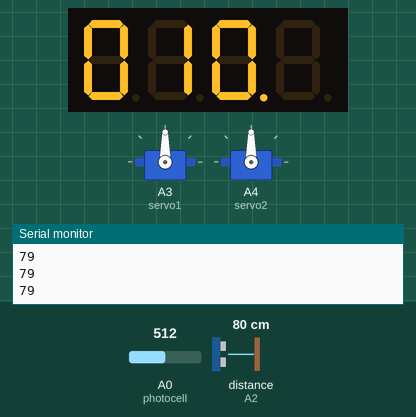
Recording of a sketch running on a simulated Arduino Uno, built with avr-gcc and run on an emulated ATmega328P. Shown: 4-digit seven-segment display, 2 × servo, the last lines printed to the serial monitor. Wiring (inferred from the names in the program): ultrasonic range finder: trigger A1; echo A2; 4-digit 7-segment display, segments lit when HIGH: segments pin 6, pin 7, pin 8, pin 9, pin 10, pin 11, pin 12, pin 13; digit selects pin 2, pin 3, pin 4, pin 5. The inputs (shaded band) are chosen by the test bench; at power-on: A0 (photocell) = 512, distance to the obstacle (sensor on A2) 80 cm. The echo pulse lasts 58.3 µs per cm; the segment pins are drawn as the display they are named for.

Above: at 1.2 s.
1.3 s: A0 (photocell) set to 7
2.8 s: A0 (photocell) set to 4
At 3.6 s:
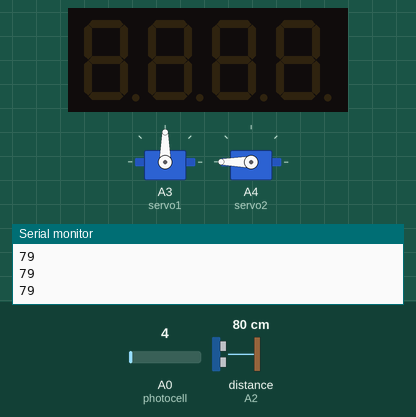
5.8 s: distance to the obstacle (sensor on A2) set to 10 cm
7.3 s: distance to the obstacle (sensor on A2) set to 7 cm
At 9.9 s:
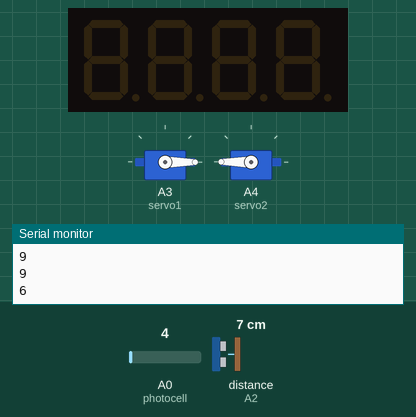
10.3 s: A0 (photocell) set to 122
At 11.6 s:
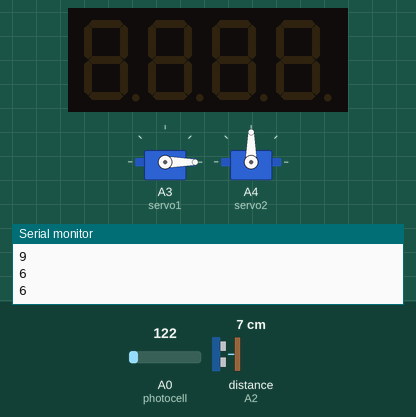
13.3 s: distance to the obstacle (sensor on A2) set to 9 cm
At 14.5 s:
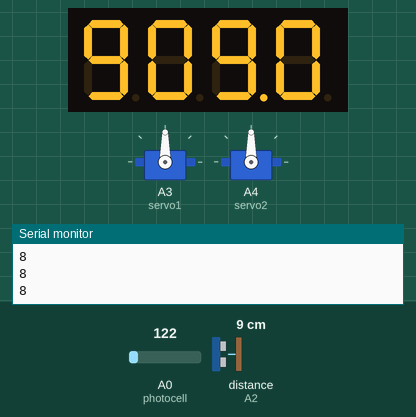
Timing chart, 0 to 16.3 s (numbered marks = the images above; inputs shaded):
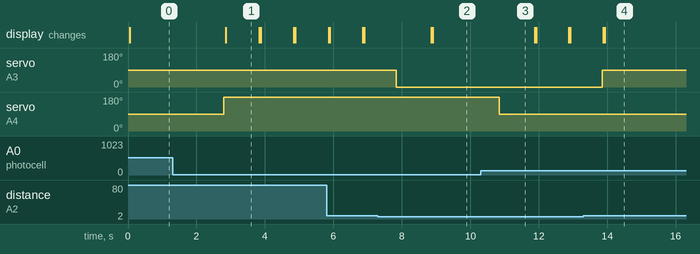

The sketch:

ParkingLotCounter.ino
```cpp
#include <Servo.h>

Servo servo1;
Servo servo2;
const int DP = 13; // 7 segment display pin
const int D1 = 2;  // 7 segment display pin
const int D2 = 3;  // 7 segment display pin
const int D3 = 4;  // 7 segment display pin
const int D4 = 5;  // 7 segment display pin
const int a = 6;   // 7 segment display pin
const int b = 7;   // 7 segment display pin
const int c = 8;   // 7 segment display pin
const int d = 9;   // 7 segment display pin
const int e = 10;  // 7 segment display pin
const int f = 11;  // 7 segment display pin
const int g = 12;  // 7 segment display pin
const int photocell = A0;
const int trig = A1;
const int echo = A2;
int detect;
long reading;
long distanceCM;
int counter2 = 1;
int counter1 = 0;

void setup()
{
  Serial.begin(9600);
  servo1.attach(A3);
  servo2.attach(A4);

  pinMode(a, OUTPUT);  // Setting 7 segment a as an output
  pinMode(b, OUTPUT);  // Setting 7 segment b as an output
  pinMode(c, OUTPUT);  // Setting 7 segment c as an output
  pinMode(d, OUTPUT);  // Setting 7 segment d as an output
  pinMode(e, OUTPUT);  // Setting 7 segment e as an output
  pinMode(f, OUTPUT);  // Setting 7 segment f as an output
  pinMode(g, OUTPUT);  // Setting 7 segment g as an output
  pinMode(D1, OUTPUT); // Setting 7 segment d as an output
  pinMode(D2, OUTPUT); // Setting 7 segment e as an output
  pinMode(D3, OUTPUT); // Setting 7 segment f as an output
  pinMode(D4, OUTPUT); // Setting 7 segment g as an output
  pinMode(DP, OUTPUT); // Setting 7 segment g as an output
  pinMode(trig, OUTPUT);
  pinMode(echo, INPUT);
  pinMode(photocell, INPUT);

  digitalWrite(D1, HIGH);
  digitalWrite(D2, HIGH);
  digitalWrite(D3, HIGH);
  digitalWrite(D4, HIGH);
}

void loop()
{
  getDigit(1);
  getNumber(HIGH, counter1);
  delay(1);
  allLedOff();

  getDigit(2);
  getNumber(HIGH, counter2);
  delay(1);
  allLedOff();

  getDigit(3);
  getNumber(HIGH, counter1);
  delay(1);
  allLedOff();

  getDigit(4);
  getNumber(HIGH, counter2);
  delay(1);
  allLedOff();


  int detect = analogRead(photocell);

  if (detect <= 5)
  {
    if (counter2 == 1)
    {
    servo2.write(180);
      counter2 = 0;
      counter1 = 10;
    }
    if (counter2 == 0 && counter1 != 0)
    {
      servo2.write(180);
      counter1--;
    }
    delay(1000);
  }
  else
  {
    servo2.write(90);
  }


  getDistance();
  if (distanceCM <= 7)

  {
    if(counter2 == 0)
    {
    servo1.write(0);
      counter1++;
    }


    if(counter1 > 9)
    {
      counter2 = 1;
      counter1 = 0;
    }
    delay(1000);
  }
  else
  {

    servo1.write(90);
  }

  Serial.println(distanceCM);
}


void getDistance()
{
  digitalWrite(trig, HIGH);
  digitalWrite(trig, LOW);
  reading = pulseIn(echo, HIGH);

  distanceCM = 0.017 * reading;
}

void getDigit(int digit)
{
  switch (digit)
  {
  case 1:
    digitalWrite(D1, LOW);
    digitalWrite(D2, HIGH);
    digitalWrite(D3, HIGH);
    digitalWrite(D4, HIGH);
    digitalWrite(DP, LOW);
    break;

  case 2:
    digitalWrite(D1, HIGH);
    digitalWrite(D2, LOW);
    digitalWrite(D3, HIGH);
    digitalWrite(D4, HIGH);
    digitalWrite(DP, LOW);
    break;

  case 3:
    digitalWrite(D1, HIGH);
    digitalWrite(D2, HIGH);
    digitalWrite(D3, LOW);
    digitalWrite(D4, HIGH);
    digitalWrite(DP, HIGH);
    break;

  case 4:
    digitalWrite(D1, HIGH);
    digitalWrite(D2, HIGH);
    digitalWrite(D3, HIGH);
    digitalWrite(D4, LOW);
    digitalWrite(DP, LOW);
    break;
  }
}

void getNumber(int x, byte number)
{
  switch (number)
  {
  case 0:
    number0(x);
    break;

  case 1:
    number1(x);
    break;

  case 2:
   number2(x);
    break;

  case 3:
    number3(x);
    break;

  case 4:
    number4(x);
    break;

  case 5:
    number5(x);
    break;

  case 6:
    number6(x);
    break;

  case 7:
    number7(x);
    break;

  case 8:
    number8(x);
    break;

  case 9:
    number9(x);
    break;
  }
}

void number0(int state)
{
  digitalWrite(a, state);
  digitalWrite(b, state);
  digitalWrite(c, state);
  digitalWrite(d, state);
  digitalWrite(e, state);
  digitalWrite(f, state);
}
void number1(int state)
{
  digitalWrite(b, state);
  digitalWrite(c, state);
}
void number2(int state)
{
  digitalWrite(a, state);
  digitalWrite(b, state);
  digitalWrite(g, state);
  digitalWrite(e, state);
  digitalWrite(d, state);
}
void number3(int state)
{
  digitalWrite(a, state);
  digitalWrite(b, state);
  digitalWrite(c, state);
  digitalWrite(d, state);
  digitalWrite(g, state);
}
void number4(int state)
{
  digitalWrite(b, state);
  digitalWrite(c, state);
  digitalWrite(g, state);
  digitalWrite(f, state);
}
void number5(int state)
{
  digitalWrite(a, state);
  digitalWrite(f, state);
  digitalWrite(g, state);
  digitalWrite(c, state);
  digitalWrite(d, state);
}
void number6(int state)
{
  digitalWrite(a, state);
  digitalWrite(c, state);
  digitalWrite(d, state);
  digitalWrite(e, state);
  digitalWrite(f, state);
  digitalWrite(g, state);
}
void number7(int state)
{
  digitalWrite(a, state);
  digitalWrite(b, state);
  digitalWrite(c, state);
}
void number8(int state)
{
  digitalWrite(a, state);
  digitalWrite(b, state);
  digitalWrite(c, state);
  digitalWrite(d, state);
  digitalWrite(e, state);
  digitalWrite(f, state);
  digitalWrite(g, state);
}
void number9(int state)
{
  digitalWrite(a, state);
  digitalWrite(b, state);
  digitalWrite(c, state);
  digitalWrite(d, state);
  digitalWrite(f, state);
  digitalWrite(g, state);
}

void allLedOff()
{ // creating a function that all leds off for off button
  digitalWrite(a, LOW);
  digitalWrite(b, LOW);
  digitalWrite(c, LOW);
  digitalWrite(d, LOW);
  digitalWrite(e, LOW);
  digitalWrite(f, LOW);
  digitalWrite(g, LOW);
  digitalWrite(DP, LOW);
}
```

Measured:
- the behaviour switches between 6 and 5 on A0 (photocell) (found by bisection; images 0 and 1)
- the behaviour switches between 9 and 8 cm on distance to the obstacle (sensor on A2) (found by bisection; images 1 and 2)
- after the input at 2.8 s, servo on A4 (servo2): 90° → 180° at once; the display: changes after 0.06 s (image 1)
- after the input at 7.3 s, servo on A3 (servo1): 90° → 0° after 0.53 s
- after the input at 10.3 s, servo on A4 (servo2): 180° → 90° after 0.54 s
- after the input at 13.3 s, servo on A3 (servo1): 0° → 90° after 0.56 s
- what the display in image 1 shows lasts 0.9 s, from 2.9 s to 3.8 s
